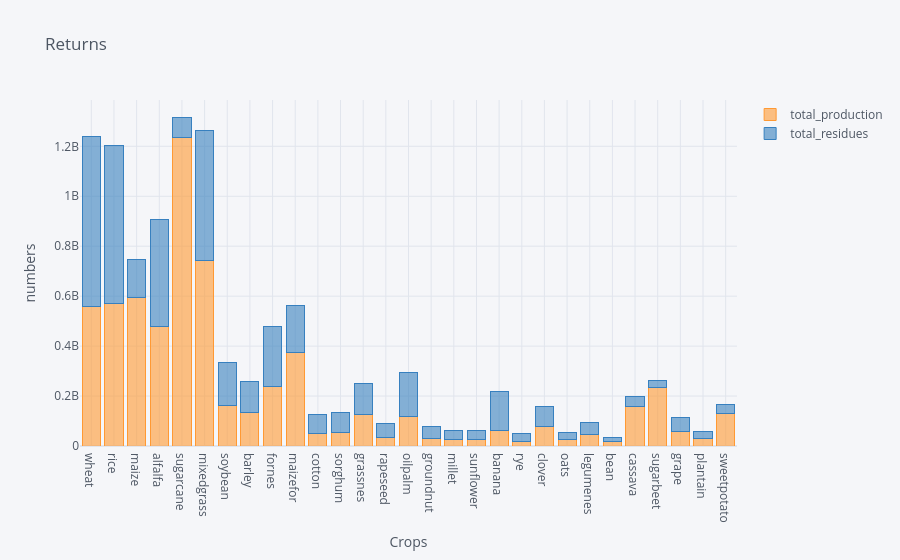

Source (notebook cell):
### Code cell
# make figure
fig = residue_data[["total_production", "total_residues"]].iplot(asFigure=True, kind='bar', barmode = 'stack',
               xTitle='Crops',yTitle='numbers',title='Returns')

# plot figure
iplot(fig)

### Figure 1 — Plotly figure (JSON) as saved in the notebook; plotly's stock layout.template omitted (floating-point values rounded to 4 significant figures)
{"data": [{"marker": {"color": "rgba(255, 153, 51, 0.6)", "line": {"color": "rgba(255, 153, 51, 1.0)", "width": 1}}, "name": "total_production", "orientation": "v", "text": "", "type": "bar", "x": ["wheat", "rice", "maize", "alfalfa", "sugarcane", "mixedgrass", "soybean", "barley", "fornes", "maizefor", "cotton", "sorghum", "grassnes", "rapeseed", "oilpalm", "groundnut", "millet", "sunflower", "banana", "rye", "clover", "oats", "legumenes", "bean", "cassava", "sugarbeet", "grape", "plantain", "sweetpotato"], "y": [560412928, 571004608, 593482816, 476877792, 1235840384, 743377472, 163194208, 132556864, 239905232, 374786592, 51100000, 54219484, 124461512, 35787964, 117318728, 31393836, 25222170, 24336438, 62792324, 19928726, 79708272, 26237386, 47553120, 16402277, 157563968, 234445504, 56675952, 28636250, 131742176]}, {"marker": {"color": "rgba(55, 128, 191, 0.6)", "line": {"color": "rgba(55, 128, 191, 1.0)", "width": 1}}, "name": "total_residues", "orientation": "v", "text": "", "type": "bar", "x": ["wheat", "rice", "maize", "alfalfa", "sugarcane", "mixedgrass", "soybean", "barley", "fornes", "maizefor", "cotton", "sorghum", "grassnes", "rapeseed", "oilpalm", "groundnut", "millet", "sunflower", "banana", "rye", "clover", "oats", "legumenes", "bean", "cassava", "sugarbeet", "grape", "plantain", "sweetpotato"], "y": [679967872, 630388992, 153139712, 432051808, 80329632, 520363648, 172333104, 125514872, 239905232, 187393296, 76650016, 81329208, 124461512, 53681944, 175978048, 47090808, 37833260, 36504684, 156980768, 29893122, 79708272, 26237386, 47553120, 16402277, 39390992, 28485092, 56675952, 28636250, 32935544]}], "layout": {"barmode": "stack", "legend": {"bgcolor": "#F5F6F9", "font": {"color": "#4D5663"}, "traceorder": "normal"}, "paper_bgcolor": "#F5F6F9", "plot_bgcolor": "#F5F6F9", "title": {"font": {"color": "#4D5663"}, "text": "Returns"}, "xaxis": {"gridcolor": "#E1E5ED", "showgrid": true, "tickfont": {"color": "#4D5663"}, "title": {"font": {"color": "#4D5663"}, "text": "Crops"}, "zerolinecolor": "#E1E5ED"}, "yaxis": {"gridcolor": "#E1E5ED", "showgrid": true, "tickfont": {"color": "#4D5663"}, "title": {"font": {"color": "#4D5663"}, "text": "numbers"}, "zerolinecolor": "#E1E5ED"}}}
